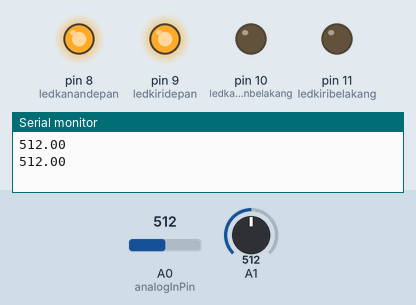
Simulated run of this sketch. Board: Arduino Uno, built with avr-gcc and run on an emulated ATmega328P. Parts: output pins drawn as LEDs (lit = HIGH), the last lines printed to the serial monitor. The test bench sets the inputs (shaded band); at power-on: A0 (analogInPin) = 512, A1 = 512.

Above: at 1.8 s.
1.9 s: A0 (analogInPin) set to 977
4.2 s: A0 (analogInPin) set to 1001
At 7.0 s:
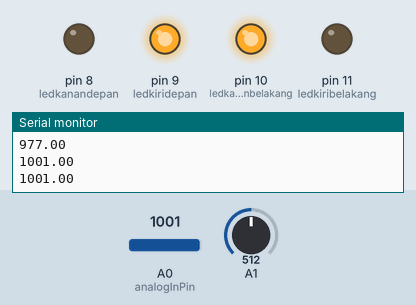
7.5 s: A0 (analogInPin) set to 980
At 9.4 s:
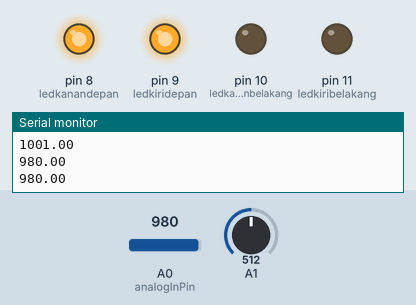
10.5 s: A1 set to 976
13.2 s: A1 set to 1009
At 15.3 s:
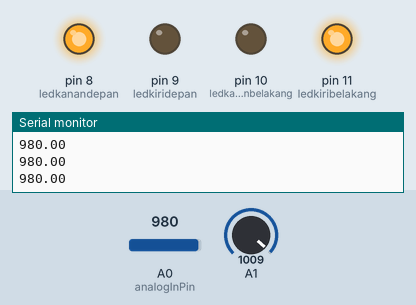
16.5 s: A1 set to 990
At 18.9 s:
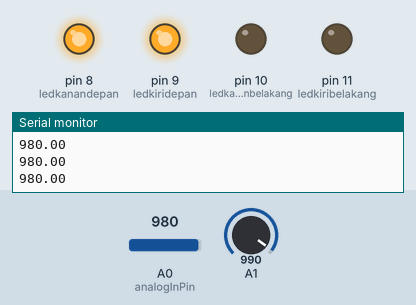
Timing chart, 0 to 20.4 s (numbered marks = the images above; inputs shaded):
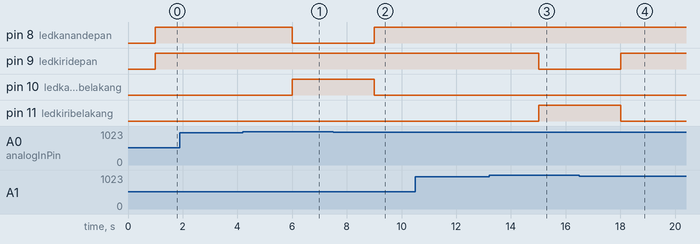

Measured:
- the behaviour switches between 990 and 991 on A0 (analogInPin) (found by bisection; images 0 and 1)
- the behaviour switches between 990 and 991 on A1 (found by bisection; images 2 and 3)
- after the input at 4.2 s, pin 8 (ledkanandepan): HIGH → LOW after 1.8 s; pin 10 (ledkananbelakang): LOW → HIGH after 1.8 s
- after the input at 7.5 s, pin 8 (ledkanandepan): LOW → HIGH after 1.5 s; pin 10 (ledkananbelakang): HIGH → LOW after 1.5 s
- after the input at 13.2 s, pin 9 (ledkiridepan): HIGH → LOW after 1.8 s; pin 11 (ledkiribelakang): LOW → HIGH after 1.8 s
- after the input at 16.5 s, pin 9 (ledkiridepan): LOW → HIGH after 1.5 s; pin 11 (ledkiribelakang): HIGH → LOW after 1.5 s

The sketch:

sensorldr.ino
```cpp
const int analogInPin = A0;  // Analog input pin that the potentiometer is attached to
const int analogOutPin = 9; // Analog output pin that the LED is attached to

float sensorkanan;
float sensorkiri;
int ledkanandepan = 8;
int ledkiridepan = 9;
int ledkananbelakang = 10;
int ledkiribelakang = 11;

void setup() {
  // initialize serial communications at 9600 bps:
  Serial.begin(9600);
  pinMode(ledkanandepan, OUTPUT);
  pinMode(ledkananbelakang, OUTPUT);
  pinMode(ledkiridepan, OUTPUT);
  pinMode(ledkiribelakang, OUTPUT);
}

void loop() {
  float sensorkanan = analogRead(A1);
  float sensorkiri = analogRead(A0);
  float baca=map (sensorkiri,0,1023,1023,0);
  //float outputkanan = (sensorkanan/1023) * 5;
  //Serial.print(sensorkanan);
  //Serial.print("\t");
  Serial.print(sensorkiri);
  Serial.print("\n");
  delay(1000);
  if(sensorkanan<1000 || sensorkiri<1000){
    if(sensorkanan<990 && sensorkiri>990){//belok kanan
      digitalWrite(ledkanandepan, LOW);
      digitalWrite(ledkananbelakang, HIGH);
      digitalWrite(ledkiridepan, HIGH);
      digitalWrite(ledkiribelakang, LOW);
    }
    else if(sensorkiri<990 && sensorkanan>990){//belok kiri
      digitalWrite(ledkanandepan, HIGH);
      digitalWrite(ledkananbelakang, LOW);
      digitalWrite(ledkiridepan, LOW);
      digitalWrite(ledkiribelakang, HIGH);
    }
    else{
      digitalWrite(ledkanandepan, HIGH); //maju
      digitalWrite(ledkananbelakang, LOW);
      digitalWrite(ledkiridepan, HIGH);
      digitalWrite(ledkiribelakang, LOW);
    }
  }
  else{
    digitalWrite(ledkanandepan, LOW);
    digitalWrite(ledkananbelakang, LOW);
    digitalWrite(ledkiridepan, LOW);
    digitalWrite(ledkiribelakang, LOW);
  }
}
```
